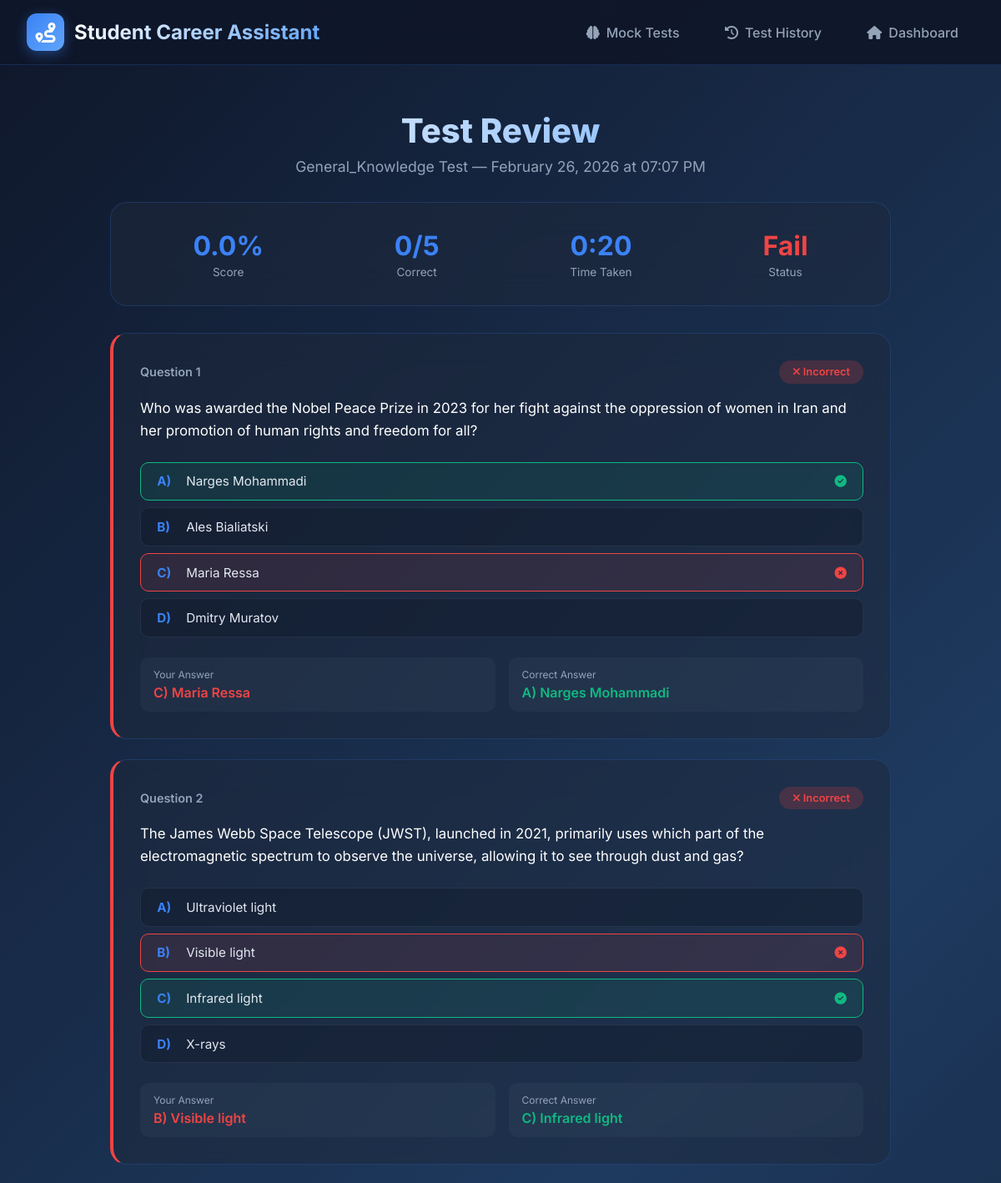
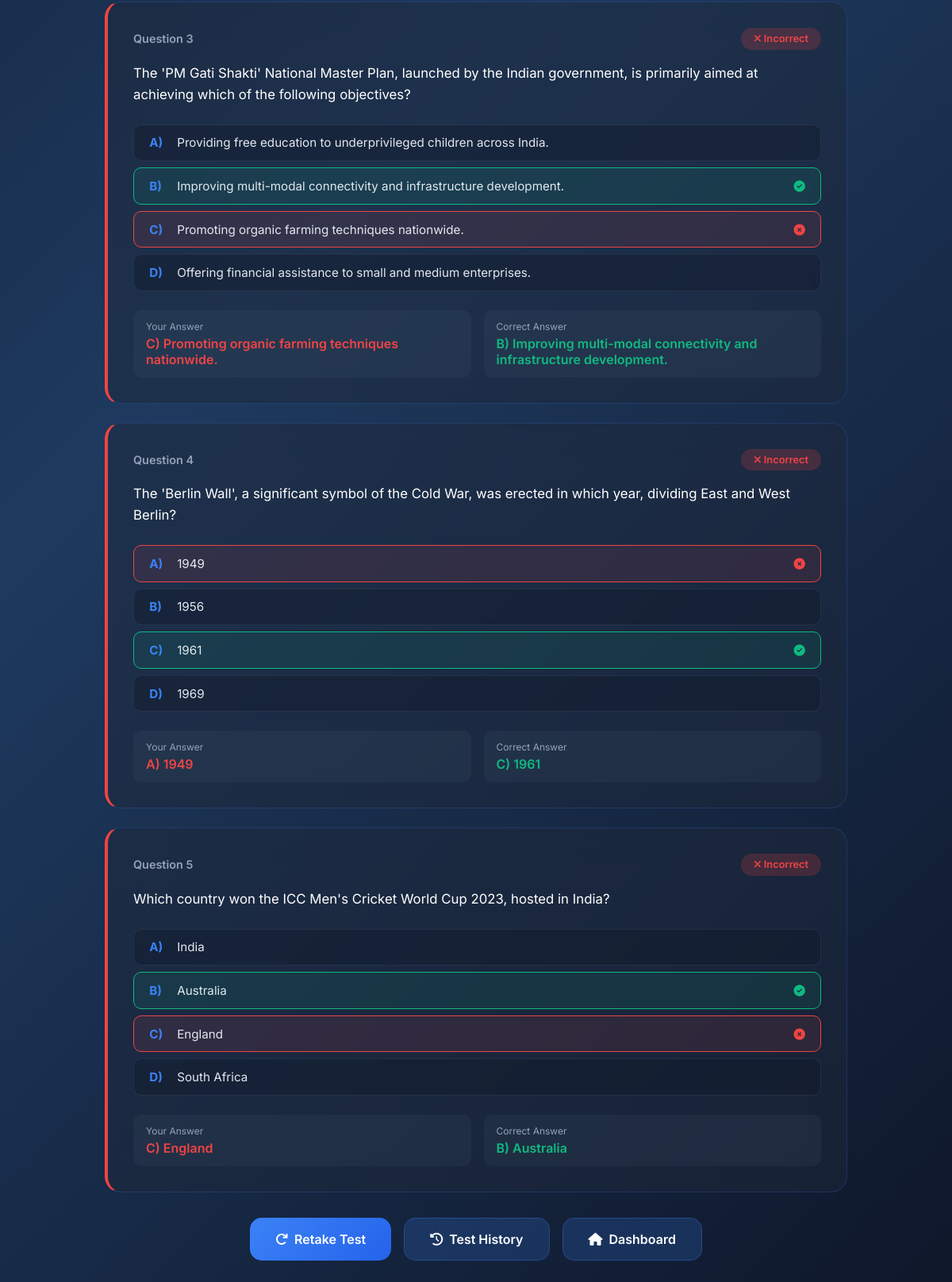
The page /test-review/1 (signed in) on the database its author committed (2 pictures, top to bottom).
### models.py (models this page shows)
class TestResult(db.Model):
    id = db.Column(db.Integer, primary_key=True)
    user_id = db.Column(db.Integer, db.ForeignKey('user.id'), nullable=False)
    category = db.Column(db.String(50), nullable=False)
    score = db.Column(db.Integer, nullable=False)
    total_questions = db.Column(db.Integer, nullable=False)
    time_taken = db.Column(db.Integer, nullable=False)  # seconds
    questions_data = db.Column(db.Text, nullable=False)  # Store questions for review
    user_answers = db.Column(db.Text, nullable=False)  # Store user answers
    correct_answers = db.Column(db.Text, nullable=False)  # Store correct answers
    created_at = db.Column(db.DateTime, default=datetime.utcnow)
    def formatted_date(self):
        return self.created_at.strftime("%B %d, %Y at %I:%M %p")
    def percentage_score(self):
        return round((self.score / self.total_questions) * 100, 1) if self.total_questions > 0 else 0

### app.py (the view)
@app.route("/test-review/<int:result_id>")
def test_review(result_id):
    if "user" not in session:
        return redirect("/login")
    user = User.query.get(session["user"])
    test_result = TestResult.query.filter_by(id=result_id, user_id=user.id).first()
    if not test_result:
        return redirect("/test-history")
    questions = json.loads(test_result.questions_data)
    user_answers = json.loads(test_result.user_answers)
    correct_answers = json.loads(test_result.correct_answers)
    review_data = []
    for i, question in enumerate(questions):
        review_data.append({
            'question': question,
            'user_answer': user_answers[i] if i < len(user_answers) else '',
            'correct_answer': correct_answers[i] if i < len(correct_answers) else '',
            'is_correct': (user_answers[i] if i < len(user_answers) else '') == (correct_answers[i] if i < len(correct_answers) else '')
        })
    return render_template("test_review.html",
                         user=user,
                         test_result=test_result,
                         review_data=review_data)

### app.py (called while the page is built, shortened)
def _init_db():
    global _db_initialised
    if _db_initialised:
        return

@app.before_request
def before_request():
    _init_db()

### templates/test_review.html (shortened to what this page needs)
<!DOCTYPE html>
<html lang="en">
<head>
    <link rel="stylesheet" href="https://cdnjs.cloudflare.com/ajax/libs/font-awesome/6.4.0/css/all.min.css">
</head>
<body>
    <div class="bg-animation"></div>
    <nav class="navbar">
        <div class="nav-content">
            <a href="/dashboard" class="logo">
                <div class="logo-icon"><i class="fas fa-route"></i></div>
                <span class="logo-text">Student Career Assistant</span>
            </a>
            <div class="nav-links">
                <a href="/mock-test" class="nav-link"><i class="fas fa-brain"></i> Mock Tests</a>
                <a href="/test-history" class="nav-link"><i class="fas fa-history"></i> Test History</a>
                <a href="/dashboard" class="nav-link"><i class="fas fa-home"></i> Dashboard</a>
            </div>
        </div>
    </nav>
    <main class="main-content">
        <div class="container">
            <div class="page-header">
                <h1 class="page-title">Test Review</h1>
                <p class="page-subtitle">{{ test_result.category.title() }} Test &mdash; {{ test_result.formatted_date() }}</p>
            </div>
            <div class="score-summary">
                <div class="summary-item">
                    <div class="summary-value">{{ test_result.percentage_score() }}%</div>
                    <div class="summary-label">Score</div>
                </div>
                <div class="summary-item">
                    <div class="summary-value">{{ test_result.score }}/{{ test_result.total_questions }}</div>
                    <div class="summary-label">Correct</div>
                </div>
                <div class="summary-item">
                    <div class="summary-value">{{ '%d:%02d' % (test_result.time_taken // 60, test_result.time_taken % 60) }}</div>
                    <div class="summary-label">Time Taken</div>
                </div>
                <div class="summary-item">
                    <div class="summary-value" style="color: {{ '#10b981' if test_result.percentage_score() >= 60 else '#ef4444' }}">
                        {{ 'Pass' if test_result.percentage_score() >= 60 else 'Fail' }}
                    </div>
                    <div class="summary-label">Status</div>
                </div>
            </div>
            {% for item in review_data %}
            <div class="review-card {{ 'correct' if item.is_correct else 'incorrect' }}">
                <div class="review-header">
                    <span class="q-num">Question {{ loop.index }}</span>
                    <span class="status-badge {{ 'correct' if item.is_correct else 'incorrect' }}">
                        <i class="fas {{ 'fa-check' if item.is_correct else 'fa-times' }}"></i>
                        {{ 'Correct' if item.is_correct else 'Incorrect' }}
                    </span>
                </div>
                <div class="review-question">{{ item.question.question }}</div>
                <ul class="options-list">
                    {% for letter, text in item.question.options.items() %}
                    <li class="{% if letter == item.correct_answer and letter == item.user_answer %}correct-option user-selected{% elif letter == item.correct_answer %}correct-option{% elif letter == item.user_answer and not item.is_correct %}user-wrong{% endif %}">
                        <span class="opt-letter">{{ letter }})</span>
                        <span class="opt-text">{{ text }}</span>
                        {% if letter == item.correct_answer %}
                        <span class="opt-icon" style="color: #10b981;"><i class="fas fa-check-circle"></i></span>
                        {% elif letter == item.user_answer and not item.is_correct %}
                        <span class="opt-icon" style="color: #ef4444;"><i class="fas fa-times-circle"></i></span>
                        {% endif %}
                    </li>
                    {% endfor %}
                </ul>
                <div class="answer-row">
                    <div class="answer-box">
                        <div class="label">Your Answer</div>
                        <div class="value {{ 'correct' if item.is_correct else 'wrong' }}">
                            {{ item.user_answer if item.user_answer else 'Not answered' }}{% if item.user_answer and item.user_answer in item.question.options %}) {{ item.question.options[item.user_answer] }}{% endif %}
                        </div>
                    </div>
                    <div class="answer-box">
                        <div class="label">Correct Answer</div>
                        <div class="value correct">
                            {{ item.correct_answer }}) {{ item.question.options[item.correct_answer] if item.correct_answer in item.question.options else '' }}
                        </div>
                    </div>
                </div>
            </div>
            {% endfor %}
            <div class="action-buttons">
                <a href="/start-test/{{ test_result.category }}" class="action-btn">
                    <i class="fas fa-redo"></i> Retake Test
                </a>
                <a href="/test-history" class="action-btn secondary">
                    <i class="fas fa-history"></i> Test History
                </a>
                <a href="/dashboard" class="action-btn secondary">
                    <i class="fas fa-home"></i> Dashboard
                </a>
            </div>
        </div>
    </main>
</body>
</html>

### rows shown on the page
TestResult: category "General_Knowledge", formatted_date "February 26, 2026 at 07:07 PM", percentage_score "0.0", score "0", total_questions "5", time_taken "0:20", total_questions+score "Fail"

### other values the page prints
{{ 'Correct' if item.is_correct else 'Incorrect' }} "Incorrect" "Incorrect" "Incorrect" "Incorrect" "Incorrect"
{{ item.question.question }} "Who was awarded the Nobel Peace Prize in 2023 for her fight against the oppression of women in Iran and her promotion of human rights and freedom for all?" "The James Webb Space Telescope (JWST), launched in 2021, primarily uses which part of the electromagnetic spectrum to observe the universe, allowing it to see through dust and gas?" "The 'PM Gati Shakti' National Master Plan, launched by the Indian government, is primarily aimed at achieving which of the following objectives?" "The 'Berlin Wall', a significant symbol of the Cold War, was erected in which year, dividing East and West Berlin?" "Which country won the ICC Men's Cricket World Cup 2023, hosted in India?"
{{ letter }} "A" "B" "C" "D" "A" "B" "C" "D" "A" "B" "C" "D" "A" "B" "C" "D" "A" "B" "C" "D"
{{ text }} "Narges Mohammadi" "Ales Bialiatski" "Maria Ressa" "Dmitry Muratov" "Ultraviolet light" "Visible light" "Infrared light" "X-rays" "Providing free education to underprivileged children across India." "Improving multi-modal connectivity and infrastructure development." "Promoting organic farming techniques nationwide." "Offering financial assistance to small and medium enterprises." "1949" "1956" "1961" "1969" "India" "Australia" "England" "South Africa"
{{ item.user_answer if item.user_answer else 'Not answered' }} "C" "B" "C" "A" "C"
{{ item.question.options[item.user_answer] }} "Maria Ressa" "Visible light" "Promoting organic farming techniques nationwide." "1949" "England"
{{ item.correct_answer }} "A" "C" "B" "C" "B"
